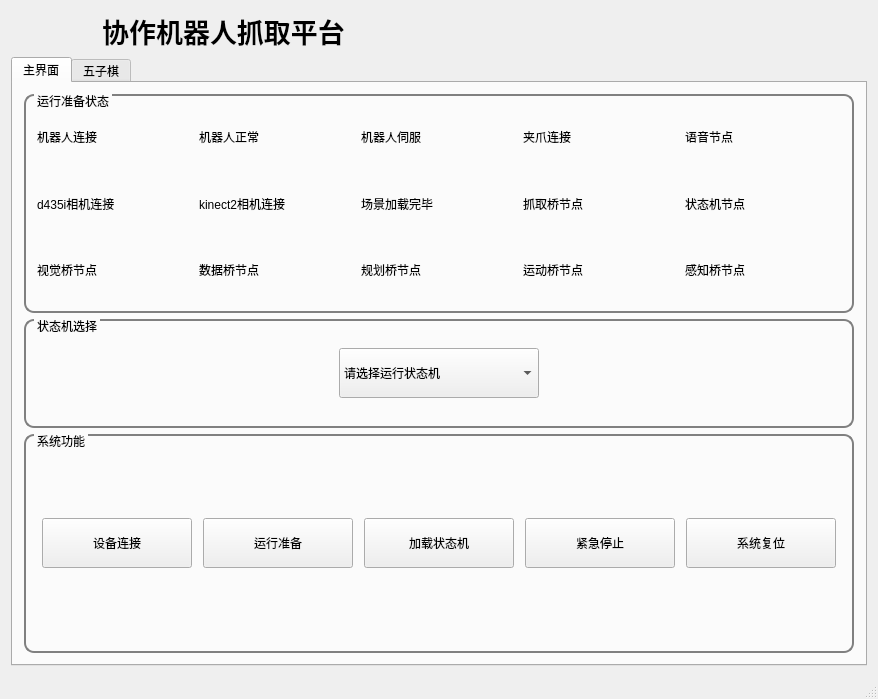
<?xml version="1.0" encoding="UTF-8"?>
<ui version="4.0">
 <class>MainWindow</class>
 <widget class="QMainWindow" name="MainWindow">
  <property name="geometry">
   <rect>
    <x>0</x>
    <y>0</y>
    <width>878</width>
    <height>699</height>
   </rect>
  </property>
  <property name="windowTitle">
   <string>MainWindow</string>
  </property>
  <widget class="QWidget" name="centralWidget">
   <layout class="QHBoxLayout" name="horizontalLayout_2">
    <item>
     <layout class="QVBoxLayout" name="vLayout_main" stretch="0,6">
      <item>
       <layout class="QHBoxLayout" name="hLayout_main_11" stretch="0,0">
        <item>
         <widget class="QLabel" name="label_main_title">
          <property name="font">
           <font>
            <pointsize>20</pointsize>
            <weight>75</weight>
            <italic>false</italic>
            <bold>true</bold>
           </font>
          </property>
          <property name="text">
           <string>协作机器人抓取平台</string>
          </property>
          <property name="alignment">
           <set>Qt::AlignCenter</set>
          </property>
         </widget>
        </item>
        <item>
         <widget class="QLabel" name="label_main_logo">
          <property name="text">
           <string/>
          </property>
          <property name="pixmap">
           <pixmap>../../../../../catkin_ws/src/HS_HandGrasp/handrb_ui/photo/logo.png</pixmap>
          </property>
         </widget>
        </item>
       </layout>
      </item>
      <item>
       <layout class="QHBoxLayout" name="hLayout_main_12">
        <item>
         <widget class="QTabWidget" name="tabWidget">
          <property name="currentIndex">
           <number>0</number>
          </property>
          <widget class="QWidget" name="tab_main">
           <attribute name="title">
            <string>主界面</string>
           </attribute>
           <layout class="QVBoxLayout" name="verticalLayout_2">
            <item>
             <layout class="QVBoxLayout" name="vLayout_tabmain_1" stretch="2,1,2">
              <item>
               <layout class="QHBoxLayout" name="hLayout_tabmain_11">
                <item>
                 <widget class="QGroupBox" name="gBox_tabmain_status">
                  <property name="styleSheet">
                   <string notr="true">QGroupBox{

border-width:2px;

border-style:solid;

border-radius: 10px;

border-color:gray;

margin-top:0.5ex;

}

QGroupBox::title{

subcontrol-origin:margin;

subcontrol-position:top left;

left:10px;

margin-left:0px;

padding:0 1px;

}</string>
                  </property>
                  <property name="title">
                   <string>运行准备状态</string>
                  </property>
                  <layout class="QHBoxLayout" name="horizontalLayout_5">
                   <item>
                    <layout class="QGridLayout" name="gLayout_tabmain_status">
                     <item row="3" column="3">
                      <widget class="QLabel" name="label_tabmain_motionBridge">
                       <property name="text">
                        <string>运动桥节点</string>
                       </property>
                      </widget>
                     </item>
                     <item row="3" column="4">
                      <widget class="QLabel" name="label_tabmain_perceptionBridge">
                       <property name="text">
                        <string>感知桥节点</string>
                       </property>
                      </widget>
                     </item>
                     <item row="0" column="0">
                      <widget class="QLabel" name="label_tabmain_rbConn">
                       <property name="text">
                        <string>机器人连接</string>
                       </property>
                      </widget>
                     </item>
                     <item row="0" column="1">
                      <widget class="QLabel" name="label_tabmain_rbIsWell">
                       <property name="text">
                        <string>机器人正常</string>
                       </property>
                      </widget>
                     </item>
                     <item row="0" column="2">
                      <widget class="QLabel" name="label_tabmain_rbEnable">
                       <property name="text">
                        <string>机器人伺服</string>
                       </property>
                      </widget>
                     </item>
                     <item row="3" column="2">
                      <widget class="QLabel" name="label_tabmain_plannerBridge">
                       <property name="text">
                        <string>规划桥节点</string>
                       </property>
                      </widget>
                     </item>
                     <item row="3" column="1">
                      <widget class="QLabel" name="label_tabmain_dmBridge">
                       <property name="text">
                        <string>数据桥节点</string>
                       </property>
                      </widget>
                     </item>
                     <item row="0" column="3">
                      <widget class="QLabel" name="label_tabmain_gripperConn">
                       <property name="text">
                        <string>夹爪连接</string>
                       </property>
                      </widget>
                     </item>
                     <item row="0" column="4">
                      <widget class="QLabel" name="label_tabmain_voiceNode">
                       <property name="text">
                        <string>语音节点</string>
                       </property>
                      </widget>
                     </item>
                     <item row="1" column="0">
                      <widget class="QLabel" name="label_tabmain_d435iConn">
                       <property name="text">
                        <string>d435i相机连接</string>
                       </property>
                      </widget>
                     </item>
                     <item row="1" column="1">
                      <widget class="QLabel" name="label_tabmain_kinect2Conn">
                       <property name="text">
                        <string>kinect2相机连接</string>
                       </property>
                      </widget>
                     </item>
                     <item row="3" column="0">
                      <widget class="QLabel" name="label_tabmain_visionBridge">
                       <property name="text">
                        <string>视觉桥节点</string>
                       </property>
                      </widget>
                     </item>
                     <item row="1" column="2">
                      <widget class="QLabel" name="label_tabmain_senceFinish">
                       <property name="text">
                        <string>场景加载完毕</string>
                       </property>
                      </widget>
                     </item>
                     <item row="1" column="3">
                      <widget class="QLabel" name="label_tabmain_pickPlaceBridge">
                       <property name="text">
                        <string>抓取桥节点</string>
                       </property>
                      </widget>
                     </item>
                     <item row="1" column="4">
                      <widget class="QLabel" name="label_tabmain_uiNode">
                       <property name="text">
                        <string>状态机节点</string>
                       </property>
                      </widget>
                     </item>
                    </layout>
                   </item>
                  </layout>
                 </widget>
                </item>
               </layout>
              </item>
              <item>
               <layout class="QHBoxLayout" name="hLayout_tabmain_21">
                <item>
                 <widget class="QGroupBox" name="gBox_tabmain_mode">
                  <property name="styleSheet">
                   <string notr="true">QGroupBox{

border-width:2px;

border-style:solid;

border-radius: 10px;

border-color:gray;

margin-top:0.5ex;

}

QGroupBox::title{

subcontrol-origin:margin;

subcontrol-position:top left;

left:10px;

margin-left:0px;

padding:0 1px;

}</string>
                  </property>
                  <property name="title">
                   <string>状态机选择</string>
                  </property>
                  <layout class="QHBoxLayout" name="horizontalLayout_6">
                   <item>
                    <widget class="QComboBox" name="cbox_tabmain_chooseMode">
                     <property name="maximumSize">
                      <size>
                       <width>200</width>
                       <height>50</height>
                      </size>
                     </property>
                     <property name="layoutDirection">
                      <enum>Qt::LeftToRight</enum>
                     </property>
                     <item>
                      <property name="text">
                       <string>请选择运行状态机</string>
                      </property>
                     </item>
                     <item>
                      <property name="text">
                       <string>五子棋</string>
                      </property>
                     </item>
                     <item>
                      <property name="text">
                       <string>拧魔方</string>
                      </property>
                     </item>
                     <item>
                      <property name="text">
                       <string>双臂抓取</string>
                      </property>
                     </item>
                    </widget>
                   </item>
                  </layout>
                 </widget>
                </item>
               </layout>
              </item>
              <item>
               <layout class="QHBoxLayout" name="hLayout_tabmain_31" stretch="0">
                <item>
                 <widget class="QGroupBox" name="gBox_tabmain_func">
                  <property name="styleSheet">
                   <string notr="true">QGroupBox{

border-width:2px;

border-style:solid;

border-radius: 10px;

border-color:gray;

margin-top:0.5ex;

}

QGroupBox::title{

subcontrol-origin:margin;

subcontrol-position:top left;

left:10px;

margin-left:0px;

padding:0 1px;

}</string>
                  </property>
                  <property name="title">
                   <string>系统功能</string>
                  </property>
                  <layout class="QHBoxLayout" name="horizontalLayout_7">
                   <item>
                    <widget class="QPushButton" name="btn_tabmain_devConn">
                     <property name="maximumSize">
                      <size>
                       <width>150</width>
                       <height>50</height>
                      </size>
                     </property>
                     <property name="text">
                      <string>设备连接</string>
                     </property>
                    </widget>
                   </item>
                   <item>
                    <widget class="QPushButton" name="btn_tabmain_runPrepare">
                     <property name="maximumSize">
                      <size>
                       <width>150</width>
                       <height>50</height>
                      </size>
                     </property>
                     <property name="text">
                      <string>运行准备</string>
                     </property>
                    </widget>
                   </item>
                   <item>
                    <widget class="QPushButton" name="btn_tabmain_loadFsm">
                     <property name="maximumSize">
                      <size>
                       <width>150</width>
                       <height>50</height>
                      </size>
                     </property>
                     <property name="text">
                      <string>加载状态机</string>
                     </property>
                    </widget>
                   </item>
                   <item>
                    <widget class="QPushButton" name="btn_tabmain_sysStop">
                     <property name="maximumSize">
                      <size>
                       <width>150</width>
                       <height>50</height>
                      </size>
                     </property>
                     <property name="text">
                      <string>紧急停止</string>
                     </property>
                    </widget>
                   </item>
                   <item>
                    <widget class="QPushButton" name="btn_tabmain_sysReset">
                     <property name="maximumSize">
                      <size>
                       <width>150</width>
                       <height>50</height>
                      </size>
                     </property>
                     <property name="text">
                      <string>系统复位</string>
                     </property>
                    </widget>
                   </item>
                  </layout>
                 </widget>
                </item>
               </layout>
              </item>
             </layout>
            </item>
           </layout>
          </widget>
          <widget class="QWidget" name="tab">
           <attribute name="title">
            <string>五子棋</string>
           </attribute>
          </widget>
         </widget>
        </item>
       </layout>
      </item>
     </layout>
    </item>
   </layout>
  </widget>
  <widget class="QStatusBar" name="statusBar"/>
 </widget>
 <layoutdefault spacing="6" margin="11"/>
 <resources/>
 <connections/>
</ui>
